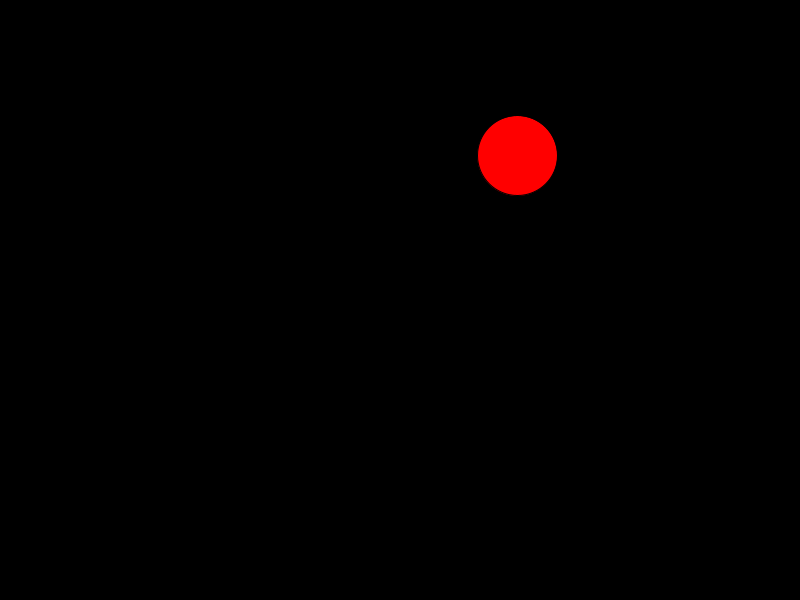
Frame 1 (no input)
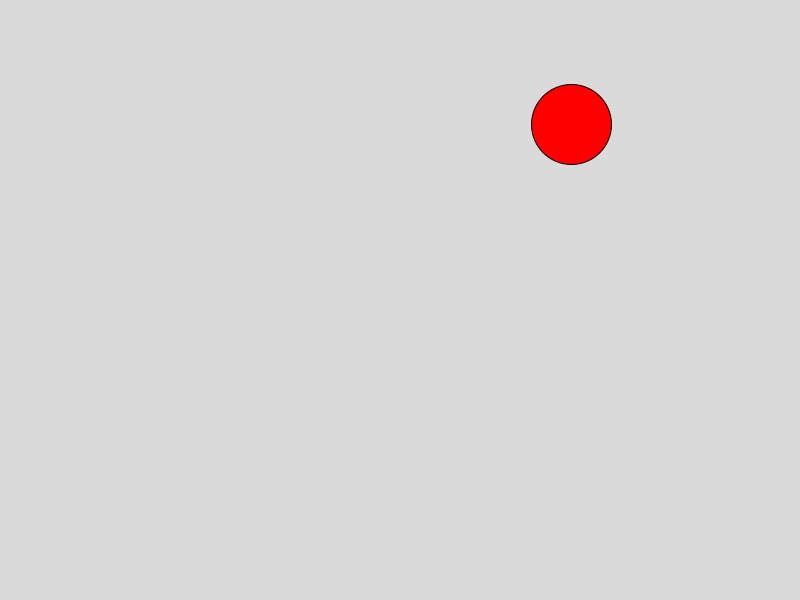
Frame 60 (the mouse pressed at the canvas centre just before this capture)
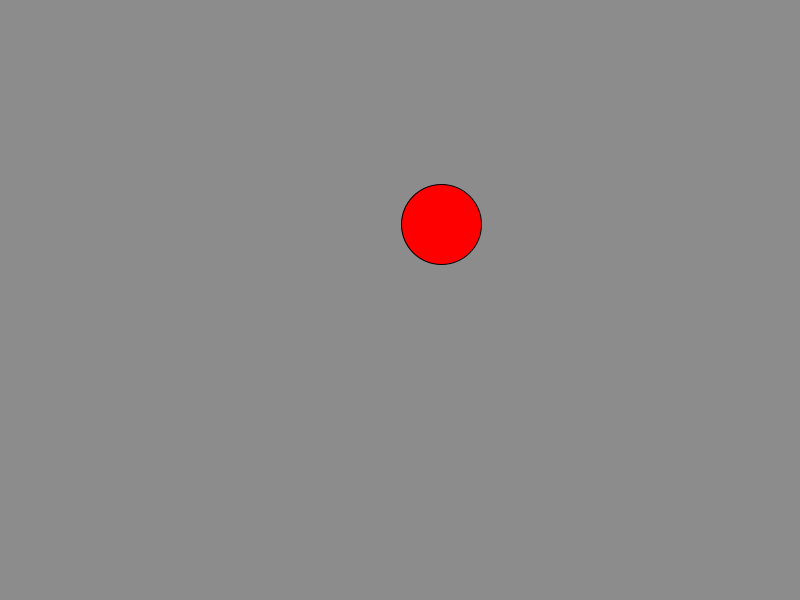
Frame 120 (the mouse held since frame 60 and released just before this capture)

The Processing sketch that drew these frames (run headless with seeded random() and noise(); from frame 60 on, the mouse is pressed at the canvas centre):

// Processing sketch: timer
// ── timer.pde
int currentTime = 0;
int oldTime = 0;
int d;
int c;
PVector l;
PVector v;

void setup() {
  size(800, 600);
  d = width/10;
  l = new PVector(random(width), random(height));
  v = new PVector(0, 0);
}

void draw() {
  currentTime = millis();
  background(c);
  fill(255, 0, 0);
  ellipse(l.x, l.y, d, d);
  l.add(v);
  if (l.x > width - d/2 || l.x < d/2) {
    v.x = -v.x;
  }
  if (l.y > height - d/2 || l.y < d/2) {
    v.y = -v.y;
  }
  if (currentTime - oldTime >= 1000) {
    v = new PVector(random(-10, 10), random(-10, 10));
    c = color(random(255));
    oldTime = currentTime;
  }
}
